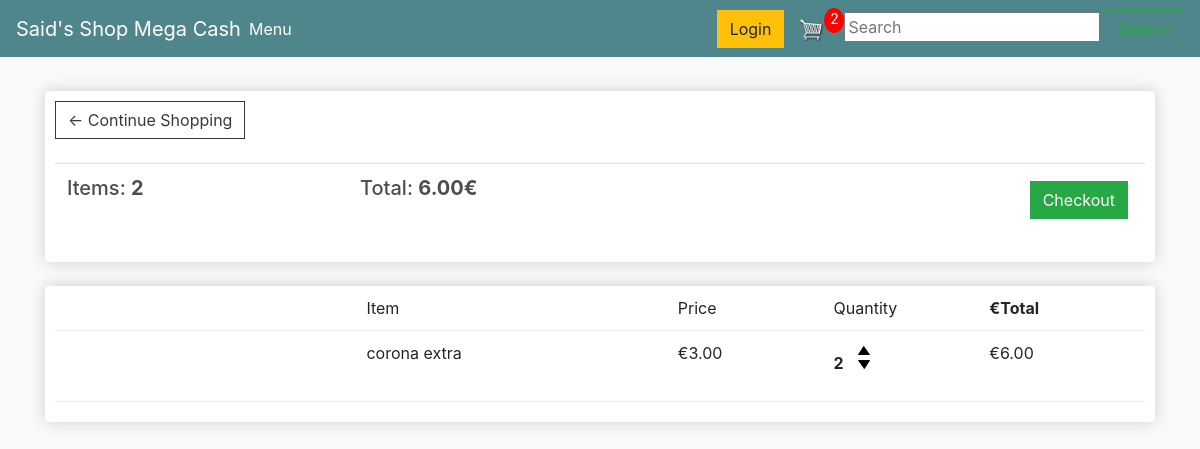
The app's page /cart/ (signed in), older data.
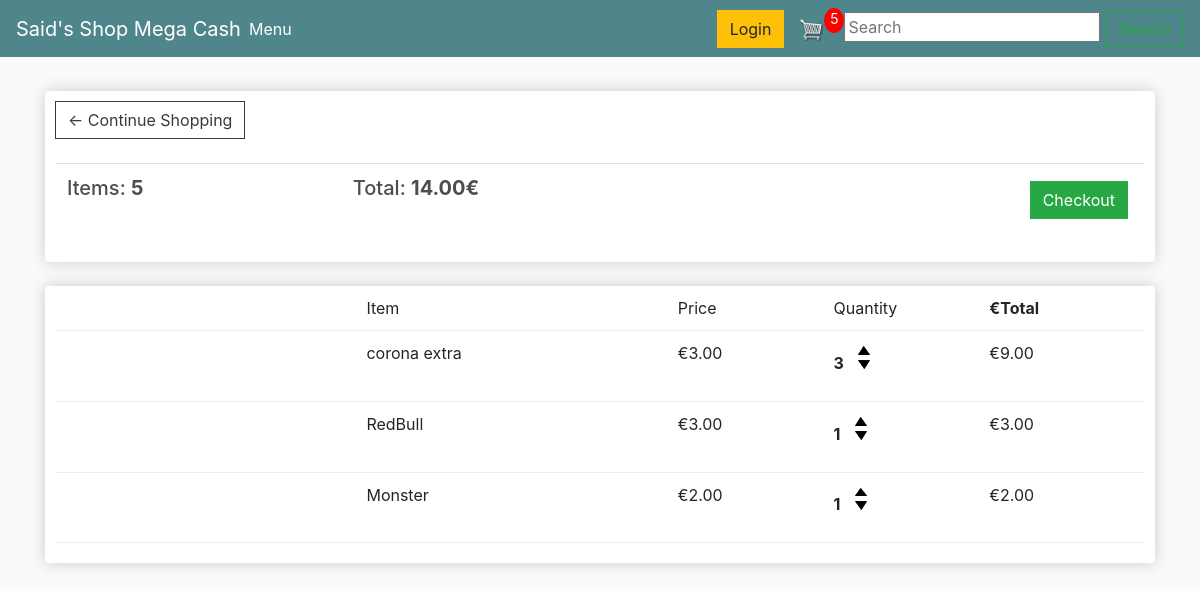
The same page, newer data.
### store/models.py (models this page shows, shortened)
class Order(models.Model):
	customer = models.ForeignKey(Customer, on_delete=models.SET_NULL, null=True, blank=True)
	date_orderd = models.DateTimeField(auto_now_add=True)
	complete = models.BooleanField(default=False, blank=True, null=True)
	transaction_id = models.CharField(max_length=100, null=True)
	@property
	def get_cart_total(self):
		orderitems = self.orderitem_set.all()
		total = sum([item.get_total for item in orderitems])
		return total
	@property
	def get_cart_items(self):
		orderitems = self.orderitem_set.all()
		total = sum([item.quantity for item in orderitems])
		return total

class OrderItem(models.Model):
	product = models.ForeignKey(Product, on_delete=models.SET_NULL, null=True, blank=True)
	order = models.ForeignKey(Order, on_delete=models.SET_NULL, null=True,blank=True)
	quantity = models.IntegerField(default=0, null=True, blank=True)
	date_added = models.DateTimeField(auto_now_add=True)
	@property
	def get_total(self):
		total = self.product.price * self.quantity
		return total

class Product(models.Model):
	name = models.CharField(max_length=150, null=True)
	price = models.DecimalField(max_digits=5, decimal_places=2)
	digital = models.BooleanField(default=False,null=True, blank=True)
	images = models.ImageField(null=True, blank=True)
	category = models.ForeignKey(Category, on_delete=models.CASCADE,null=True, blank=True)
	@property
	def imageURL(self):
		try:
			url = self.image.url
		except:
			url = ''
		return url

### store/views.py (the view)
# urls.py: path('cart/', views.cart, name="cart"),
def cart(request):
    data = cartData(request)
    cartItems = data['cartItems']
    order = data['order']
    items = data['items']
    context = {'items': items, 'order': order, 'cartItems': cartItems}
    return render(request, 'store/cart.html', context)

### store/utils.py (called while the page is built)
def cartData(request):
    if request.user.is_authenticated:
        customer = request.user.customer
        order, created = Order.objects.get_or_create(customer=customer, complete=False)
        items = order.orderitem_set.all()
        cartItems = order.get_cart_items
    else:
        cookieData = cookieCart(request)
        cartItems = cookieData['cartItems']
        order = cookieData['order']
        items = cookieData['items']
    return {'cartItems':cartItems ,'order':order, 'items':items}

### store/templates/store/cart.html (shortened to what this page needs)
{% extends 'store/main.html' %}
{% load static %}
{% block content %}
    <div class="row">
        <div class="col-lg-12">
            <div class="box-element">
                <a  class="btn btn-outline-dark" href="{% url 'menu' %}">&#x2190; Continue Shopping</a>
                <br>
                <br>
                <table class="table">
                    <tr>
                        <th><h5>Items: <strong>{{order.get_cart_items}}</strong></h5></th>
                        <th><h5>Total: <strong>{{order.get_cart_total|floatformat:2}}€</strong></h5></th>
                        <th>
                            <a  style="float:right; margin:5px;" class="btn btn-success" href="{% url 'checkout' %}">
                                Checkout
                            </a>
                        </th>
                    </tr>
                </table>
            </div>
            <br>
            <div class="box-element">
                <div class="cart-row">
                    <div style="flex:2"></div>
                    <div style="flex:2">Item</div>
                    <div style="flex:1">Price</div>
                    <div style="flex:1">Quantity</div>
                    <div style="flex:1"><strong>€Total</strong></div>
                </div>
                {% for item in items %}
                <div class="cart-row">
                    <div style="flex:2">
                    </div>
                    <div style="flex:2">{{item.product.name}}</div>
                    <div style="flex:1">€{{item.product.price|floatformat:2}}</div>
                    <div style="flex:1">
                        <p class="quantity">{{item.quantity}}</p>
                        <div class="quantity">
				            <img data-product="{{item.product.id}}" data-action="add" class="chg-quantity update-cart" src="{% static  'images/arrow-up.png' %}">
				            <img data-product="{{item.product.id}}" data-action="remove" class="chg-quantity update-cart" src="{% static  'images/arrow-down.png' %}">
			            </div>
		            </div>
                    <div style="flex:1">€{{item.get_total}}<strong></strong></div>
                </div>
                {% endfor %}
            </div>
        </div>
    </div>
{% endblock content %}

### store/templates/store/main.html (shortened to what this page needs)
<!DOCTYPE html>
{% load static %}
<html>
<head>
	<link rel="stylesheet" href="https://stackpath.bootstrapcdn.com/bootstrap/4.4.1/css/bootstrap.min.css"
>
	<link rel="stylesheet" type="text/css" href="{% static 'css/main.css' %}">
</head>
<body>
    <nav class="navbar navbar-expand-lg navbar-dark bg-dark">
      <a class="navbar-brand mx-auto" href="{% url 'menu' %}">Said's Shop Mega Cash</a>
      <div class="collapse navbar-collapse" id="navbarSupportedContent">
        <ul class="navbar-nav mr-auto">
          <li class="nav-item active">
            <a class="nav-link" href="{% url 'menu' %}">Menu<span class="sr-only">(current)</span></a>
          </li>
        </ul>
          <div class="form-inline my-2 my-lg-0">
            <a href="{% url 'login' %}" class="btn btn-warning">Login</a>
            <a href="{% url 'cart' %}">
            <img  id="cart-icon" src="{% static 'images/6+cart.png' %}">
            </a>
            <p id="cart-total">{{cartItems}}</p>
          </div>
         <form class="GET">
            <input type="text" name="q" placeholder="Search" value="{{ search_query }}">
             <button class="btn btn-outline-success my-2 my-sm-0" type="submit">Search</button>
         </form>
      </div>
    </nav>
     <div class="container">
            <br>
            {% block content %}
            {% endblock content %}
         </div>
</body>
</html>

### static/css/main.css (style rules this page uses)
body { background-color: hsl(0, 0%, 98%); }
h1,h2,h3,h4,h5,h6 { color:hsl(0, 0%, 30%); }
.box-element { box-shadow:hsl(0, 0%, 80%) 0 0 16px; background-color: #fff; border-radius: 4px; padding: 10px; }
.bg-dark { background-color: #4f868c!important; }
#cart-icon { width:25px; display: inline-block; margin-left: 15px; }
#cart-total { display: block; text-align: center; color:#fff; background-color: red; width: 20px; height: 25px; border-radius: 50%; font-size: 14px; }
.col-lg-4, .col-lg-6, .col-lg-8, .col-lg-12 { margin-top: 10px; }
.btn { border-radius: 0; }
.cart-row { display: flex; align-items: flex-stretch; padding-bottom: 10px; margin-bottom: 10px; border-bottom: 1px solid #ececec; }
.quantity { display: inline-block; font-weight: 700; padding-right:10px; }
.chg-quantity { width: 12px; cursor: pointer; display: block; margin-top: 5px; transition:.1s; }

Row changes from the older to the newer data that the page shows:
changed through a linked row, Order: get_cart_items "2" → "5"; get_cart_total "6.00" → "14.00"
changed OrderItem "corona extra": quantity "2" → "3"; get_total "6.00" → "9.00"
added OrderItem: product.name "RedBull", product.price "3.00", quantity "1", get_total "3.00"
added OrderItem: product.name "Monster", product.price "2.00", quantity "1", get_total "2.00"
Text that changed along with them:
{{ cartItems }}: "2" → "5"
